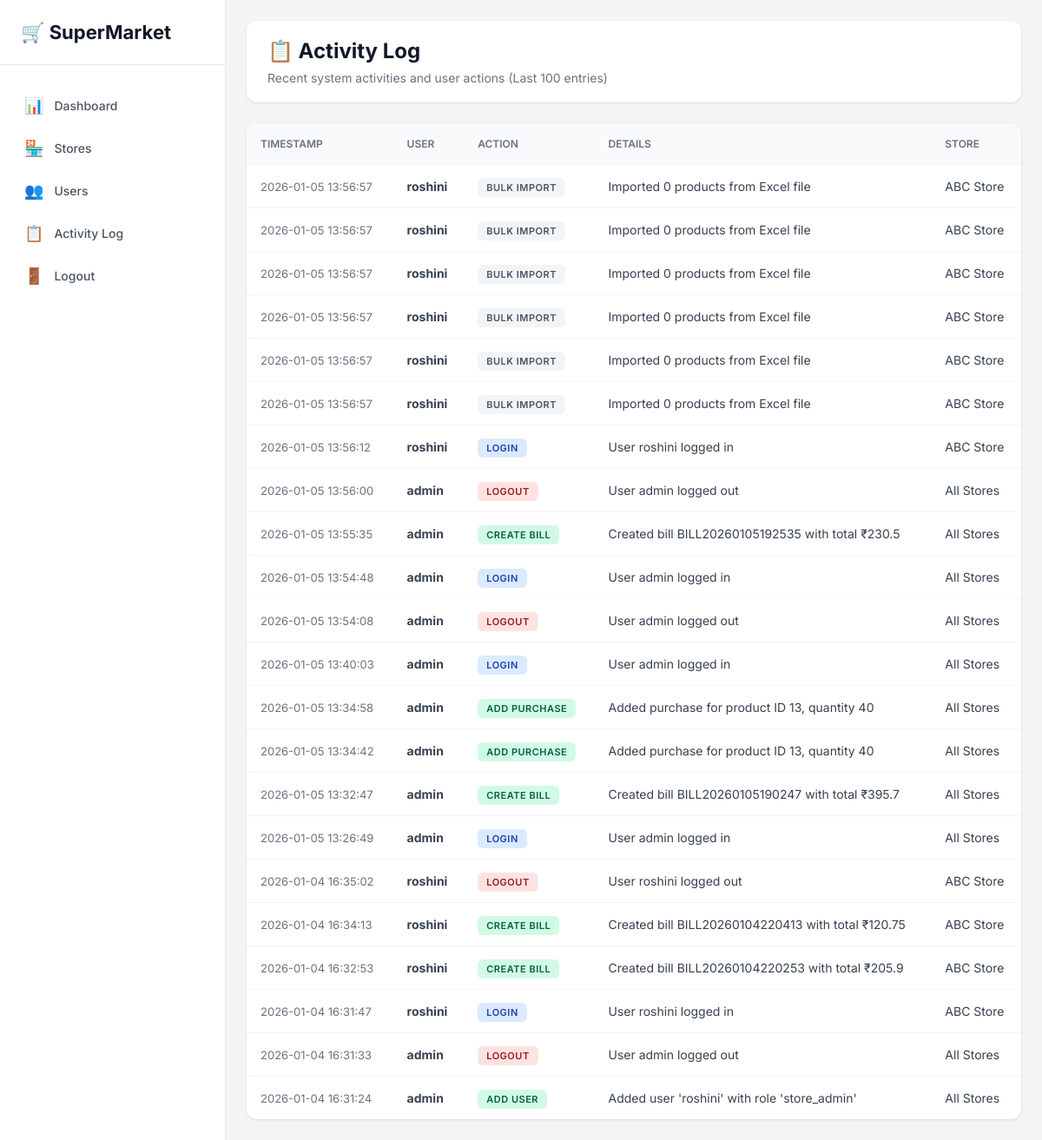
Screenshot of /activity_log (signed in) with the database file from the repository.
### tables this page shows
CREATE TABLE activity_logs (
            id INTEGER PRIMARY KEY AUTOINCREMENT,
            user_id INTEGER,
            action TEXT,
            details TEXT,
            timestamp TIMESTAMP DEFAULT CURRENT_TIMESTAMP,
            FOREIGN KEY (user_id) REFERENCES users(id)
        );

CREATE TABLE users (
            id INTEGER PRIMARY KEY AUTOINCREMENT,
            username TEXT UNIQUE,
            password TEXT,
            role TEXT
        , store_id INTEGER REFERENCES stores (id), full_name TEXT, email TEXT);

CREATE TABLE stores (
            id INTEGER PRIMARY KEY AUTOINCREMENT,
            store_name TEXT,
            location TEXT,
            phone TEXT,
            active INTEGER DEFAULT 1,
            created_at TIMESTAMP DEFAULT CURRENT_TIMESTAMP
        );

### app.py (the view)
@app.route("/activity_log")
@login_required
@admin_required
def activity_log():
    conn = get_db_connection()
    cur = conn.cursor()
    cur.execute("""
        SELECT al.*, u.username, s.store_name
        FROM activity_logs al
        JOIN users u ON al.user_id = u.id
        LEFT JOIN stores s ON u.store_id = s.id
        ORDER BY al.timestamp DESC
        LIMIT 100
    """)
    logs = cur.fetchall()
    conn.close()
    return render_template("activity_log.html", logs=logs)

### app.py (called while the page is built)
def get_db_connection():
    conn = sqlite3.connect("supermarket_saas.db")
    conn.row_factory = sqlite3.Row  # Enable column access by name
    return conn

def login_required(f):
    @wraps(f)
    def decorated(*args, **kwargs):
        if "user_id" not in session:
            flash("Please login first", "warning")
            return redirect(url_for("login"))
        return f(*args, **kwargs)
    return decorated

def admin_required(f):
    @wraps(f)
    def decorated(*args, **kwargs):
        if session.get("role") != "admin":
            flash("Admin access only", "danger")
            return redirect(url_for("user_dashboard"))
        return f(*args, **kwargs)
    return decorated

### templates/activity_log.html (shortened to what this page needs)
<!DOCTYPE html>
<html lang="en">
<head>
</head>
<body>
    <aside class="sidebar">
        <div class="logo"><h1>🛒 SuperMarket</h1></div>
        <ul class="nav-menu">
            <li class="nav-item"><a href="/dashboard" class="nav-link"><span>📊</span> Dashboard</a></li>
            <li class="nav-item"><a href="/stores" class="nav-link"><span>🏪</span> Stores</a></li>
            <li class="nav-item"><a href="/users" class="nav-link"><span>👥</span> Users</a></li>
            <li class="nav-item"><a href="/activity_log" class="nav-link"><span>📋</span> Activity Log</a></li>
            <li class="nav-item"><a href="/logout" class="nav-link"><span>🚪</span> Logout</a></li>
        </ul>
    </aside>
    <main class="main-content">
        <div class="header">
            <h2>📋 Activity Log</h2>
            <p>Recent system activities and user actions (Last 100 entries)</p>
        </div>
        <div class="table-container">
            {% if logs %}
            <table>
                <thead>
                    <tr>
                        <th>Timestamp</th>
                        <th>User</th>
                        <th>Action</th>
                        <th>Details</th>
                        <th>Store</th>
                    </tr>
                </thead>
                <tbody>
                    {% for log in logs %}
                    <tr>
                        <td class="timestamp">{{ log.timestamp }}</td>
                        <td>
                            <strong>{{ log.username }}</strong>
                        </td>
                        <td>
                            {% set action_lower = log.action.lower() %}
                            {% if 'login' in action_lower %}
                            <span class="action-badge action-login">{{ log.action }}</span>
                            {% elif 'logout' in action_lower %}
                            <span class="action-badge action-logout">{{ log.action }}</span>
                            {% elif 'add' in action_lower or 'create' in action_lower %}
                            <span class="action-badge action-add">{{ log.action }}</span>
                            {% elif 'update' in action_lower or 'edit' in action_lower %}
                            <span class="action-badge action-update">{{ log.action }}</span>
                            {% elif 'delete' in action_lower %}
                            <span class="action-badge action-delete">{{ log.action }}</span>
                            {% else %}
                            <span class="action-badge action-default">{{ log.action }}</span>
                            {% endif %}
                        </td>
                        <td>{{ log.details if log.details else '-' }}</td>
                        <td>{{ log.store_name if log.store_name else 'All Stores' }}</td>
                    </tr>
                    {% endfor %}
                </tbody>
            </table>
            {% else %}
            <div class="empty-state">
                <h3>No activity logs found</h3>
                <p>Activity will appear here once users start performing actions</p>
            </div>
            {% endif %}
        </div>
    </main>
</body>
</html>

### templates/activity_log.html (style rules this page uses)
* { margin: 0; padding: 0; box-sizing: border-box; }
body { font-family: 'Inter', sans-serif; background: #f3f4f6; min-height: 100vh; }
.sidebar { position: fixed; left: 0; top: 0; bottom: 0; width: 260px; background: white; border-right: 1px solid #e5e7eb; padding: 24px 0; }
.logo { padding: 0 24px 24px; border-bottom: 1px solid #e5e7eb; margin-bottom: 24px; }
.logo h1 { font-size: 22px; color: #111827; font-weight: 700; }
.nav-menu { list-style: none; }
.nav-item { margin: 4px 12px; }
.nav-link { display: flex; align-items: center; padding: 12px 16px; color: #4b5563; text-decoration: none; border-radius: 8px; font-size: 14px; font-weight: 500; }
.nav-link span { margin-right: 12px; font-size: 18px; }
.main-content { margin-left: 260px; padding: 24px; }
.header { background: white; padding: 20px 24px; border-radius: 12px; margin-bottom: 24px; box-shadow: 0 1px 3px rgba(0,0,0,0.1); }
.header h2 { font-size: 24px; color: #111827; margin-bottom: 8px; }
.header p { font-size: 14px; color: #6b7280; }
.table-container { background: white; border-radius: 12px; box-shadow: 0 1px 3px rgba(0,0,0,0.1); overflow: hidden; }
table { width: 100%; border-collapse: collapse; }
thead { background: #f9fafb; }
th { padding: 16px; text-align: left; font-size: 12px; font-weight: 600; color: #6b7280; text-transform: uppercase; }
td { padding: 16px; border-top: 1px solid #f3f4f6; font-size: 14px; color: #374151; }
.action-badge { padding: 4px 10px; border-radius: 6px; font-size: 11px; font-weight: 600; text-transform: uppercase; letter-spacing: 0.5px; }
.action-login { background: #dbeafe; color: #1e40af; }
.action-logout { background: #fee2e2; color: #991b1b; }
.action-add { background: #d1fae5; color: #065f46; }
.action-default { background: #f3f4f6; color: #4b5563; }
.timestamp { color: #6b7280; font-size: 13px; }

### rows the page displays
activity_logs: timestamp "2026-01-05 13:56:57", username "roshini", action "BULK IMPORT", details "Imported 0 products from Excel file", store_name "ABC Store"
activity_logs: timestamp "2026-01-05 13:56:57", username "roshini", action "BULK IMPORT", details "Imported 0 products from Excel file", store_name "ABC Store"
activity_logs: timestamp "2026-01-05 13:56:57", username "roshini", action "BULK IMPORT", details "Imported 0 products from Excel file", store_name "ABC Store"
activity_logs: timestamp "2026-01-05 13:56:57", username "roshini", action "BULK IMPORT", details "Imported 0 products from Excel file", store_name "ABC Store"
activity_logs: timestamp "2026-01-05 13:56:57", username "roshini", action "BULK IMPORT", details "Imported 0 products from Excel file", store_name "ABC Store"
activity_logs: timestamp "2026-01-05 13:56:57", username "roshini", action "BULK IMPORT", details "Imported 0 products from Excel file", store_name "ABC Store"
activity_logs: timestamp "2026-01-05 13:56:12", username "roshini", action "LOGIN", details "User roshini logged in", store_name "ABC Store"
activity_logs: timestamp "2026-01-05 13:56:00", username "admin", action "LOGOUT", details "User admin logged out", store_name "All Stores"
activity_logs: timestamp "2026-01-05 13:55:35", username "admin", action "CREATE BILL", details "Created bill BILL20260105192535 with total ₹230.5", store_name "All Stores"
activity_logs: timestamp "2026-01-05 13:54:48", username "admin", action "LOGIN", details "User admin logged in", store_name "All Stores"
activity_logs: timestamp "2026-01-05 13:54:08", username "admin", action "LOGOUT", details "User admin logged out", store_name "All Stores"
activity_logs: timestamp "2026-01-05 13:40:03", username "admin", action "LOGIN", details "User admin logged in", store_name "All Stores"
activity_logs: timestamp "2026-01-05 13:34:58", username "admin", action "ADD PURCHASE", details "Added purchase for product ID 13, quantity 40", store_name "All Stores"
activity_logs: timestamp "2026-01-05 13:34:42", username "admin", action "ADD PURCHASE", details "Added purchase for product ID 13, quantity 40", store_name "All Stores"
activity_logs: timestamp "2026-01-05 13:32:47", username "admin", action "CREATE BILL", details "Created bill BILL20260105190247 with total ₹395.7", store_name "All Stores"
activity_logs: timestamp "2026-01-05 13:26:49", username "admin", action "LOGIN", details "User admin logged in", store_name "All Stores"
activity_logs: timestamp "2026-01-04 16:35:02", username "roshini", action "LOGOUT", details "User roshini logged out", store_name "ABC Store"
activity_logs: timestamp "2026-01-04 16:34:13", username "roshini", action "CREATE BILL", details "Created bill BILL20260104220413 with total ₹120.75", store_name "ABC Store"
activity_logs: timestamp "2026-01-04 16:32:53", username "roshini", action "CREATE BILL", details "Created bill BILL20260104220253 with total ₹205.9", store_name "ABC Store"
activity_logs: timestamp "2026-01-04 16:31:47", username "roshini", action "LOGIN", details "User roshini logged in", store_name "ABC Store"
activity_logs: timestamp "2026-01-04 16:31:33", username "admin", action "LOGOUT", details "User admin logged out", store_name "All Stores"
activity_logs: timestamp "2026-01-04 16:31:24", username "admin", action "ADD USER", details "Added user 'roshini' with role 'store_admin'", store_name "All Stores"
